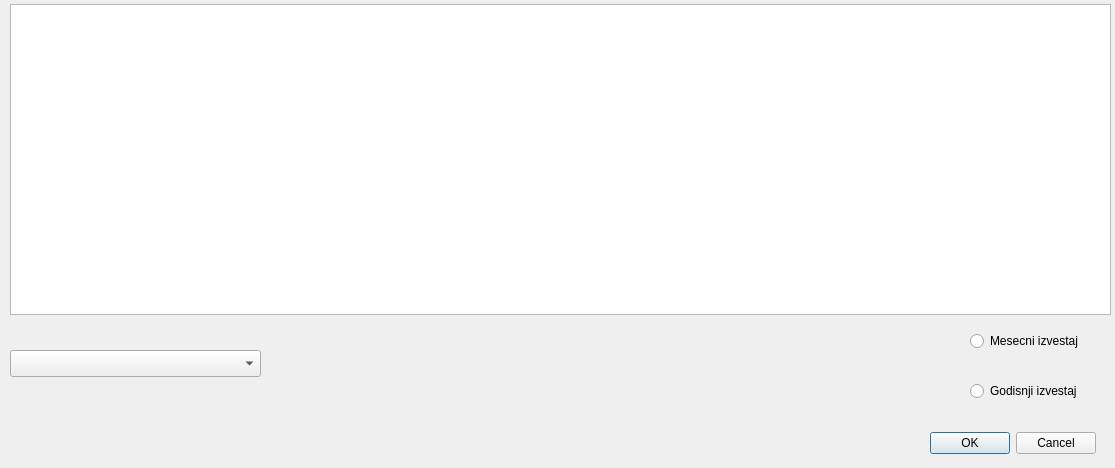
<?xml version="1.0" encoding="UTF-8"?>
<ui version="4.0">
 <class>IzvestajForm</class>
 <widget class="QDialog" name="IzvestajForm">
  <property name="geometry">
   <rect>
    <x>0</x>
    <y>0</y>
    <width>1115</width>
    <height>468</height>
   </rect>
  </property>
  <property name="windowTitle">
   <string>Dialog</string>
  </property>
  <widget class="QRadioButton" name="rb_mesecni_izvestaj">
   <property name="geometry">
    <rect>
     <x>970</x>
     <y>330</y>
     <width>141</width>
     <height>22</height>
    </rect>
   </property>
   <property name="text">
    <string>Mesecni izvestaj</string>
   </property>
  </widget>
  <widget class="QComboBox" name="comboBox">
   <property name="geometry">
    <rect>
     <x>10</x>
     <y>350</y>
     <width>251</width>
     <height>27</height>
    </rect>
   </property>
  </widget>
  <widget class="QDialogButtonBox" name="buttonBox">
   <property name="geometry">
    <rect>
     <x>920</x>
     <y>430</y>
     <width>176</width>
     <height>27</height>
    </rect>
   </property>
   <property name="standardButtons">
    <set>QDialogButtonBox::Cancel|QDialogButtonBox::Ok</set>
   </property>
  </widget>
  <widget class="QRadioButton" name="rb_godisnji_izvestaj">
   <property name="geometry">
    <rect>
     <x>970</x>
     <y>380</y>
     <width>139</width>
     <height>22</height>
    </rect>
   </property>
   <property name="text">
    <string>Godisnji izvestaj</string>
   </property>
  </widget>
  <widget class="QTextEdit" name="textEdit">
   <property name="geometry">
    <rect>
     <x>10</x>
     <y>4</y>
     <width>1101</width>
     <height>311</height>
    </rect>
   </property>
  </widget>
 </widget>
 <resources/>
 <connections/>
</ui>
